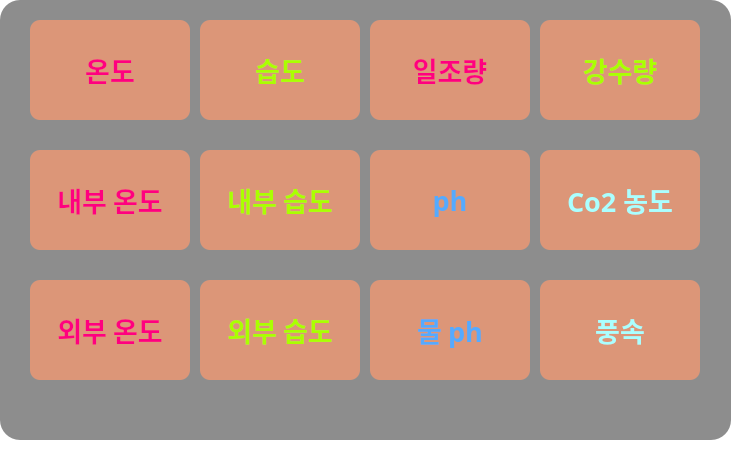
   <widget class="QWidget" name="tab_3">
    <property name="styleSheet">
     <string notr="true">background-color:transparent;</string>
    </property>
    <attribute name="icon">
     <iconset>
      <normaloff>sensor.png</normaloff>sensor.png</iconset>
    </attribute>
    <attribute name="title">
     <string>Sensor</string>
    </attribute>
    <widget class="QLabel" name="label_17">
     <property name="geometry">
      <rect>
       <x>0</x>
       <y>0</y>
       <width>731</width>
       <height>440</height>
      </rect>
     </property>
     <property name="styleSheet">
      <string notr="true">background-color:rgba(0, 0, 0, 0.45); border-radius:20px;</string>
     </property>
     <property name="text">
      <string/>
     </property>
    </widget>
    <widget class="QPushButton" name="pushButton_5">
     <property name="geometry">
      <rect>
       <x>30</x>
       <y>20</y>
       <width>160</width>
       <height>100</height>
      </rect>
     </property>
     <property name="font">
      <font>
       <family>휴먼편지체</family>
       <pointsize>20</pointsize>
       <weight>75</weight>
       <bold>true</bold>
      </font>
     </property>
     <property name="styleSheet">
      <string notr="true">background-color:rgb(220, 150, 120); border-radius:10px;
color:#ff007f;</string>
     </property>
     <property name="text">
      <string>온도</string>
     </property>
    </widget>
    <widget class="QPushButton" name="pushButton_6">
     <property name="geometry">
      <rect>
       <x>200</x>
       <y>20</y>
       <width>160</width>
       <height>100</height>
      </rect>
     </property>
     <property name="font">
      <font>
       <family>휴먼편지체</family>
       <pointsize>20</pointsize>
       <weight>75</weight>
       <bold>true</bold>
      </font>
     </property>
     <property name="styleSheet">
      <string notr="true">background-color:rgb(220, 150, 120); border-radius:10px;color:#aaff00;</string>
     </property>
     <property name="text">
      <string>습도</string>
     </property>
    </widget>
    <widget class="QPushButton" name="pushButton_13">
     <property name="geometry">
      <rect>
       <x>370</x>
       <y>150</y>
       <width>160</width>
       <height>100</height>
      </rect>
     </property>
     <property name="font">
      <font>
       <family>휴먼편지체</family>
       <pointsize>20</pointsize>
       <weight>75</weight>
       <bold>true</bold>
      </font>
     </property>
     <property name="styleSheet">
      <string notr="true">background-color:rgb(220, 150, 120); border-radius:10px;
color:#55aaff;</string>
     </property>
     <property name="text">
      <string>ph</string>
     </property>
    </widget>
    <widget class="QPushButton" name="pushButton_14">
     <property name="geometry">
      <rect>
       <x>540</x>
       <y>150</y>
       <width>160</width>
       <height>100</height>
      </rect>
     </property>
     <property name="font">
      <font>
       <family>휴먼편지체</family>
       <pointsize>20</pointsize>
       <weight>75</weight>
       <bold>true</bold>
      </font>
     </property>
     <property name="styleSheet">
      <string notr="true">background-color:rgb(220, 150, 120); border-radius:10px;
color:#aaffff;</string>
     </property>
     <property name="text">
      <string>Co2 농도</string>
     </property>
    </widget>
    <widget class="QPushButton" name="pushButton_7">
     <property name="geometry">
      <rect>
       <x>30</x>
       <y>150</y>
       <width>160</width>
       <height>100</height>
      </rect>
     </property>
     <property name="font">
      <font>
       <family>휴먼편지체</family>
       <pointsize>20</pointsize>
       <weight>75</weight>
       <bold>true</bold>
      </font>
     </property>
     <property name="styleSheet">
      <string notr="true">background-color:rgb(220, 150, 120); border-radius:10px;
color:#ff007f;</string>
     </property>
     <property name="text">
      <string>내부 온도</string>
     </property>
    </widget>
    <widget class="QPushButton" name="pushButton_11">
     <property name="geometry">
      <rect>
       <x>370</x>
       <y>20</y>
       <width>160</width>
       <height>100</height>
      </rect>
     </property>
     <property name="font">
      <font>
       <family>휴먼편지체</family>
       <pointsize>20</pointsize>
       <weight>75</weight>
       <bold>true</bold>
      </font>
     </property>
     <property name="styleSheet">
      <string notr="true">background-color:rgb(220, 150, 120); border-radius:10px;
color:#ff007f;</string>
     </property>
     <property name="text">
      <string>일조량</string>
     </property>
    </widget>
    <widget class="QPushButton" name="pushButton_8">
     <property name="geometry">
      <rect>
       <x>200</x>
       <y>150</y>
       <width>160</width>
       <height>100</height>
      </rect>
     </property>
     <property name="font">
      <font>
       <family>휴먼편지체</family>
       <pointsize>20</pointsize>
       <weight>75</weight>
       <bold>true</bold>
      </font>
     </property>
     <property name="styleSheet">
      <string notr="true">background-color:rgb(220, 150, 120); border-radius:10px;color:#aaff00;</string>
     </property>
     <property name="text">
      <string>내부 습도</string>
     </property>
    </widget>
    <widget class="QPushButton" name="pushButton_12">
     <property name="geometry">
      <rect>
       <x>540</x>
       <y>20</y>
       <width>160</width>
       <height>100</height>
      </rect>
     </property>
     <property name="font">
      <font>
       <family>휴먼편지체</family>
       <pointsize>20</pointsize>
       <weight>75</weight>
       <bold>true</bold>
      </font>
     </property>
     <property name="styleSheet">
      <string notr="true">background-color:rgb(220, 150, 120); border-radius:10px;color:#aaff00;</string>
     </property>
     <property name="text">
      <string>강수량</string>
     </property>
    </widget>
    <widget class="QPushButton" name="pushButton_9">
     <property name="geometry">
      <rect>
       <x>30</x>
       <y>280</y>
       <width>160</width>
       <height>100</height>
      </rect>
     </property>
     <property name="font">
      <font>
       <family>휴먼편지체</family>
       <pointsize>20</pointsize>
       <weight>75</weight>
       <bold>true</bold>
      </font>
     </property>
     <property name="styleSheet">
      <string notr="true">background-color:rgb(220, 150, 120); border-radius:10px;
color:#ff007f;</string>
     </property>
     <property name="text">
      <string>외부 온도</string>
     </property>
    </widget>
    <widget class="QPushButton" name="pushButton_15">
     <property name="geometry">
      <rect>
       <x>370</x>
       <y>280</y>
       <width>160</width>
       <height>100</height>
      </rect>
     </property>
     <property name="font">
      <font>
       <family>휴먼편지체</family>
       <pointsize>20</pointsize>
       <weight>75</weight>
       <bold>true</bold>
      </font>
     </property>
     <property name="styleSheet">
      <string notr="true">background-color:rgb(220, 150, 120); border-radius:10px;
color:#55aaff;</string>
     </property>
     <property name="text">
      <string>물 ph</string>
     </property>
    </widget>
    <widget class="QPushButton" name="pushButton_10">
     <property name="geometry">
      <rect>
       <x>200</x>
       <y>280</y>
       <width>160</width>
       <height>100</height>
      </rect>
     </property>
     <property name="font">
      <font>
       <family>휴먼편지체</family>
       <pointsize>20</pointsize>
       <weight>75</weight>
       <bold>true</bold>
      </font>
     </property>
     <property name="styleSheet">
      <string notr="true">background-color:rgb(220, 150, 120); border-radius:10px;color:#aaff00;</string>
     </property>
     <property name="text">
      <string>외부 습도</string>
     </property>
    </widget>
    <widget class="QPushButton" name="pushButton_16">
     <property name="geometry">
      <rect>
       <x>540</x>
       <y>280</y>
       <width>160</width>
       <height>100</height>
      </rect>
     </property>
     <property name="font">
      <font>
       <family>휴먼편지체</family>
       <pointsize>20</pointsize>
       <weight>75</weight>
       <bold>true</bold>
      </font>
     </property>
     <property name="styleSheet">
      <string notr="true">background-color:rgb(220, 150, 120); border-radius:10px;
color:#aaffff;</string>
     </property>
     <property name="text">
      <string>풍속</string>
     </property>
    </widget>
   </widget>
